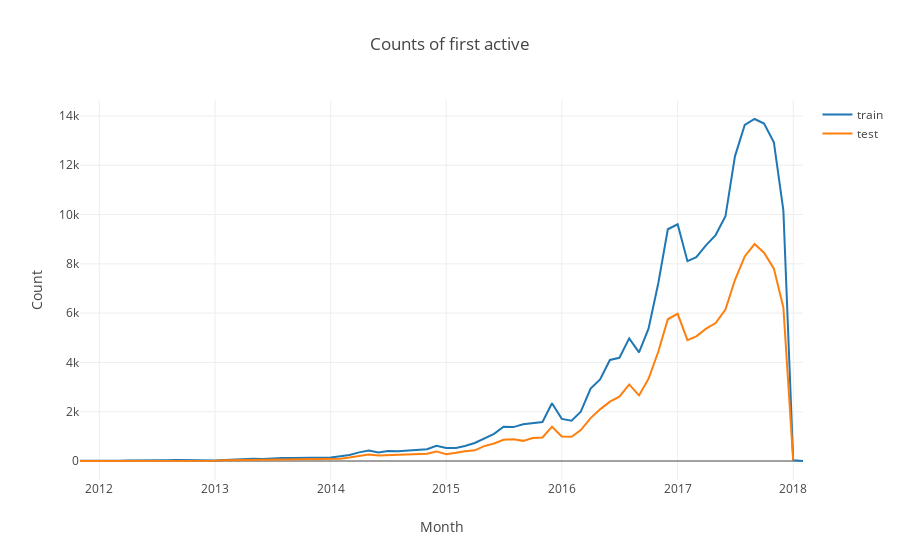

The code cell stored with this chart in its notebook:
### Markdown cell above
### date

### Code cell
d1 = train['first_active_month'].value_counts().sort_index()
d2 = test['first_active_month'].value_counts().sort_index()
data = [go.Scatter(x=d1.index, y=d1.values, name='train'), go.Scatter(x=d2.index, y=d2.values, name='test')]
layout = go.Layout(dict(title = "Counts of first active",
                  xaxis = dict(title = 'Month'),
                  yaxis = dict(title = 'Count'),
                  ),legend=dict(
                orientation="v"))
py.iplot(dict(data=data, layout=layout))
